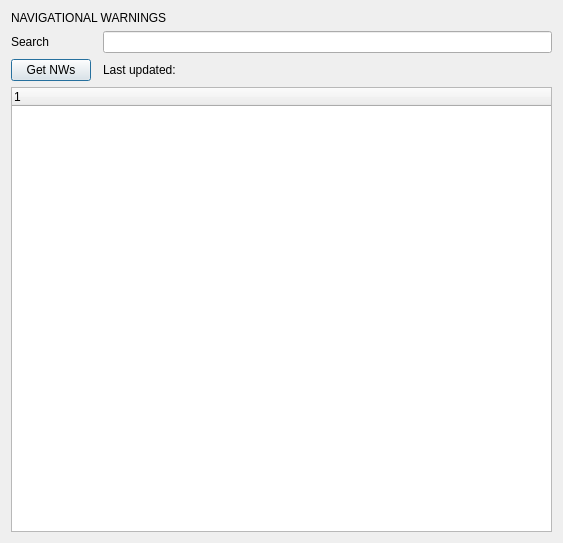
<?xml version="1.0" encoding="UTF-8"?>
<ui version="4.0">
 <class>DataDialog</class>
 <widget class="QDialog" name="DataDialog">
  <property name="geometry">
   <rect>
    <x>0</x>
    <y>0</y>
    <width>563</width>
    <height>543</height>
   </rect>
  </property>
  <property name="windowTitle">
   <string>Dialog</string>
  </property>
  <layout class="QGridLayout" name="gridLayout">
   <item row="5" column="0">
    <widget class="QPushButton" name="pullNWButton">
     <property name="text">
      <string>Get NWs</string>
     </property>
    </widget>
   </item>
   <item row="3" column="2">
    <widget class="QLineEdit" name="lineEdit"/>
   </item>
   <item row="3" column="0">
    <widget class="QLabel" name="label_2">
     <property name="text">
      <string>Search</string>
     </property>
    </widget>
   </item>
   <item row="6" column="0" colspan="3">
    <widget class="QTreeWidget" name="treeWidget">
     <property name="alternatingRowColors">
      <bool>true</bool>
     </property>
     <column>
      <property name="text">
       <string notr="true">1</string>
      </property>
     </column>
    </widget>
   </item>
   <item row="2" column="0" colspan="3">
    <widget class="QLabel" name="title">
     <property name="text">
      <string>NAVIGATIONAL WARNINGS</string>
     </property>
    </widget>
   </item>
   <item row="5" column="2">
    <widget class="QLabel" name="updateTime">
     <property name="text">
      <string>Last updated: </string>
     </property>
    </widget>
   </item>
  </layout>
 </widget>
 <resources/>
 <connections/>
</ui>
